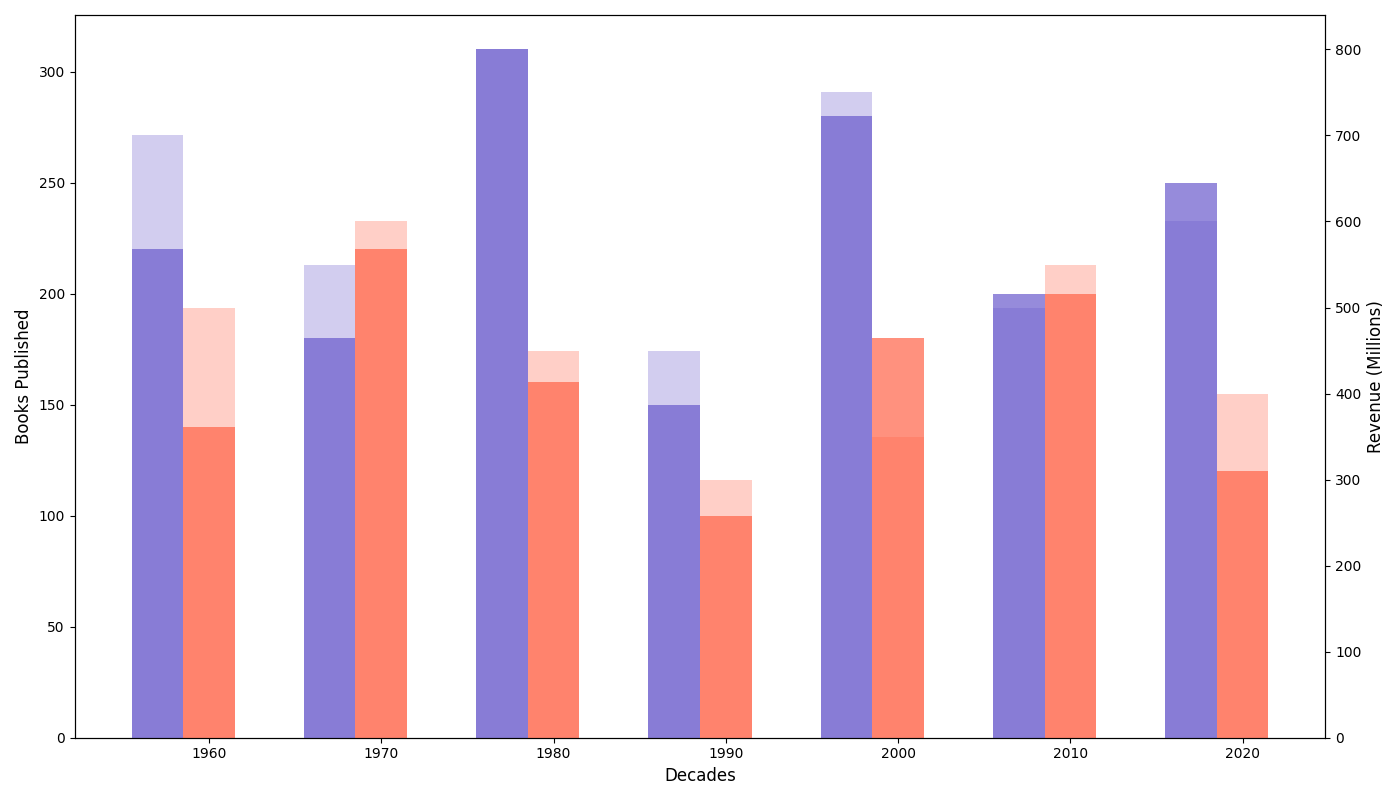

Reproduce this figure in Python.
import matplotlib.pyplot as plt
import numpy as np

decades = np.arange(1960, 2021, 10)

fiction_books = [220, 180, 310, 150, 280, 200, 250]
non_fiction_books = [140, 220, 160, 100, 180, 200, 120]

fiction_revenue = [700, 550, 800, 450, 750, 500, 600]
non_fiction_revenue = [500, 600, 450, 300, 350, 550, 400]

fig, ax1 = plt.subplots(figsize=(14, 8))

bar_width = 3
ax1.bar(decades - bar_width, fiction_books, width=bar_width, color='#6a5acd', alpha=0.7)
ax1.bar(decades, non_fiction_books, width=bar_width, color='#ff6347', alpha=0.7)

ax2 = ax1.twinx()
ax2.bar(decades - bar_width, fiction_revenue, width=bar_width, color='#6a5acd', alpha=0.3)
ax2.bar(decades, non_fiction_revenue, width=bar_width, color='#ff6347', alpha=0.3)

ax1.set_xlabel("Decades", fontsize=12)
ax1.set_ylabel("Books Published", fontsize=12)
ax2.set_ylabel("Revenue (Millions)", fontsize=12)

plt.tight_layout()
plt.show()
